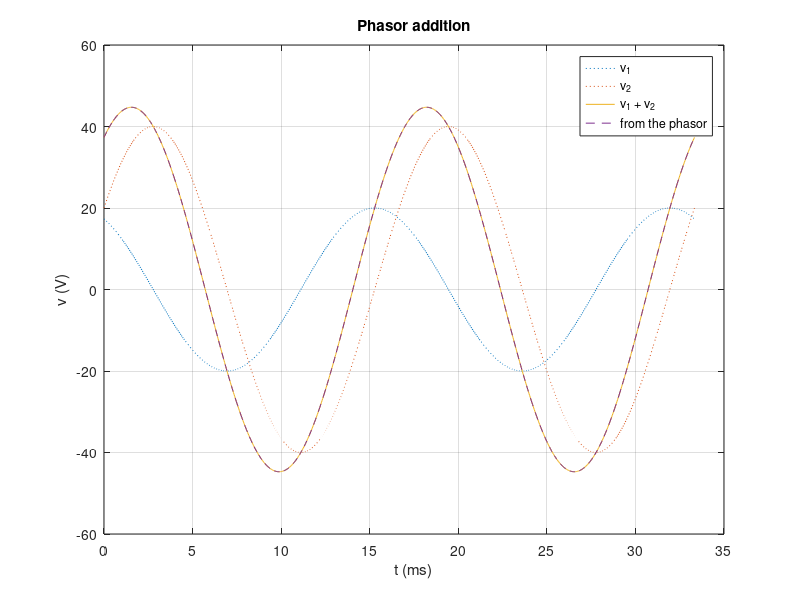
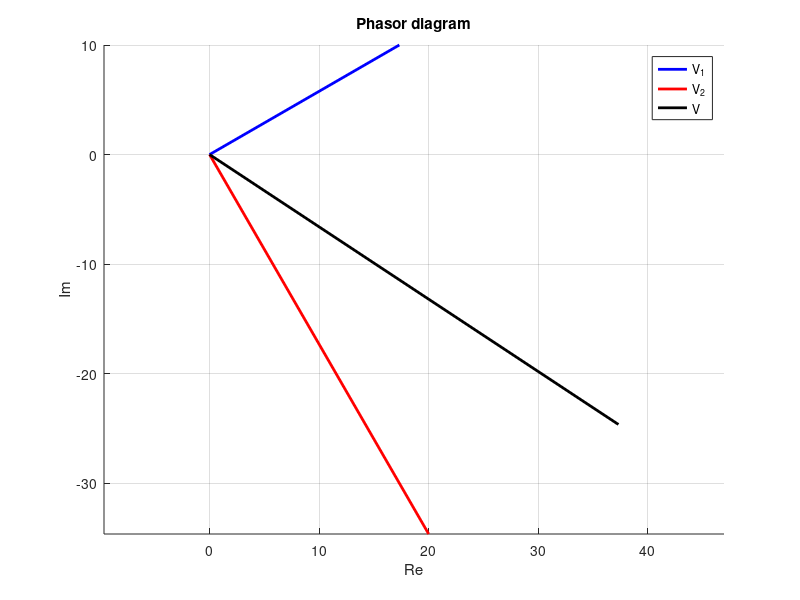

MATLAB code to generate these figures, in order:
% Circuits 1 — The Phasor
%title: Adding Sinusoids with Phasors
%ar-title: جمع الجيبيات بالفازورات
%lesson: c1-sinusoidal-2
%course: circuits-1

%% Phasors are complex numbers
%ar: 20∠30° = 20 e^(j30°). نكتب دالة صغيرة pol للتحويل، ثم نجمع كعددين مركبين.
pol = @(m, d) m*exp(1j*d*pi/180);
V1 = pol(20, 30); V2 = pol(40, -60);
V = V1 + V2;
fprintf('V1 = %.2f%+.2fj, V2 = %.2f%+.2fj\n', real(V1), imag(V1), real(V2), imag(V2))
fprintf('V  = %.2f%+.2fj = %.2f at %.2f deg\n', real(V), imag(V), abs(V), angle(V)*180/pi)

%% Check in the time domain
%ar: نجمع الجيبيين الأصليين نقطة نقطة ونقارن بالجيبي الناتج من الفازور: متطابقان. لاحظ أن القمة 44.72 وليست 60.
w = 2*pi*60; t = linspace(0, 1/30, 1000);
vsum = 20*cos(w*t + pi/6) + 40*cos(w*t - pi/3);
vph = abs(V)*cos(w*t + angle(V));
plot(t*1e3, 20*cos(w*t + pi/6), ':', t*1e3, 40*cos(w*t - pi/3), ':', t*1e3, vsum, t*1e3, vph, '--'); grid on
xlabel('t (ms)'); ylabel('v (V)'); legend('v_1', 'v_2', 'v_1 + v_2', 'from the phasor'); title('Phasor addition')
fprintf('largest difference = %g V\n', max(abs(vsum - vph)))

%%! Project idea: phasor diagram plotter
%ar: مشروع: ارسم الفازورات أسهمًا من الأصل (مخطط فازوري) بـ plot لخطوط من 0 إلى كل فازور. مفيد في كل تقارير AC.
figure; hold on
P = [V1 V2 V]; c = 'brk';
for k = 1:3, plot([0 real(P(k))], [0 imag(P(k))], c(k), 'LineWidth', 2); end
hold off; axis equal; grid on; xlabel('Re'); ylabel('Im'); legend('V_1', 'V_2', 'V'); title('Phasor diagram')
